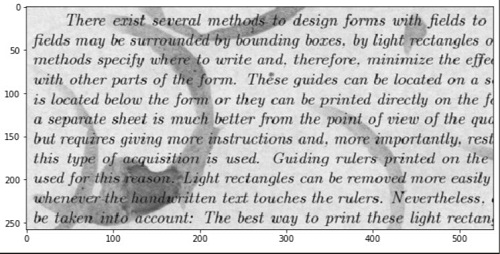
#> input picture 2.jpg, 500 x 254 px
$ python 5Morphology.py
#> lines starting #> are read from the running program, lines starting #| are printed output that depends on the picture
import cv2
import numpy as np

img = cv2.imread('2.jpg', 0)
#> img: shape (254, 500); min 5, max 255, mean 201

kernel = np.ones((3,3), np.uint8)

eroded  = cv2.erode(img, kernel, iterations=1)
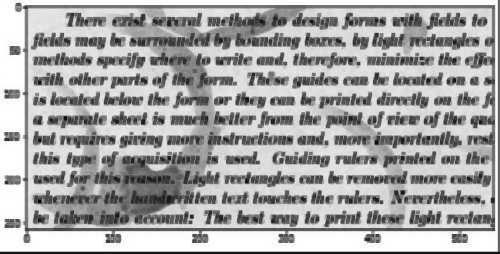
#> eroded: shape (254, 500); min 5, max 255, mean 168.8
dilated = cv2.dilate(img, kernel, iterations=1)
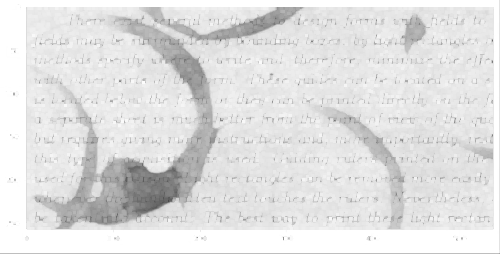
#> dilated: shape (254, 500); min 73, max 255, mean 224.8

opened = cv2.morphologyEx(img, cv2.MORPH_OPEN, kernel)
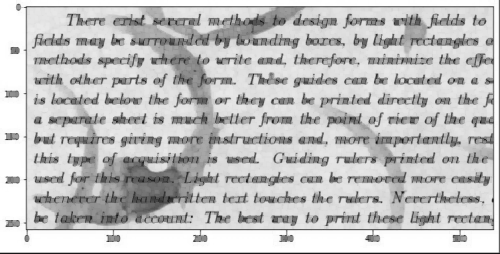
#> opened: shape (254, 500); min 5, max 255, mean 193.4
closed = cv2.morphologyEx(img, cv2.MORPH_CLOSE, kernel)
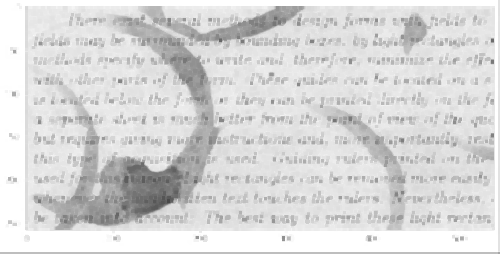
#> closed: shape (254, 500); min 73, max 255, mean 216.5

cv2.imwrite('eroded.png', eroded)
cv2.imwrite('dilated.png', dilated)
cv2.imwrite('opened.png', opened)
cv2.imwrite('closed.png', closed)

$ run again, with 1.jpg copied over 2.jpg
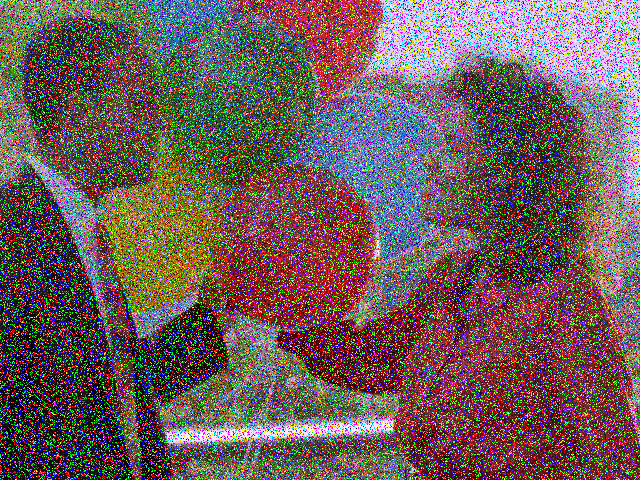
#> input picture 1.jpg, 640 x 480 px
#> `opened = cv2.morphologyEx(img, cv2.MORPH_OPEN, kernel)`:
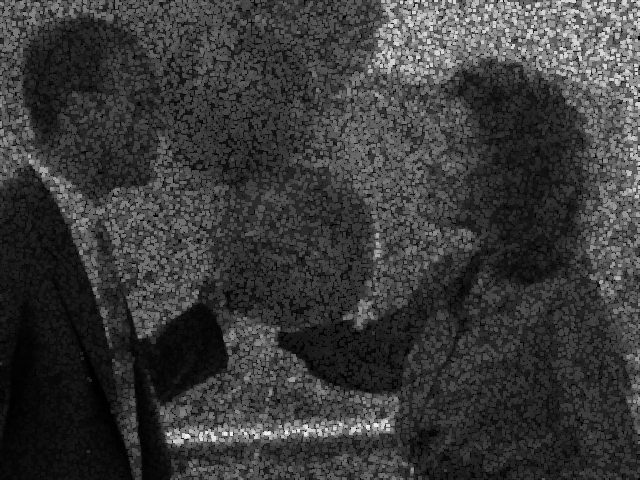
#> opened: shape (480, 640); min 0, max 239, mean 57.7
#> `closed = cv2.morphologyEx(img, cv2.MORPH_CLOSE, kernel)`:
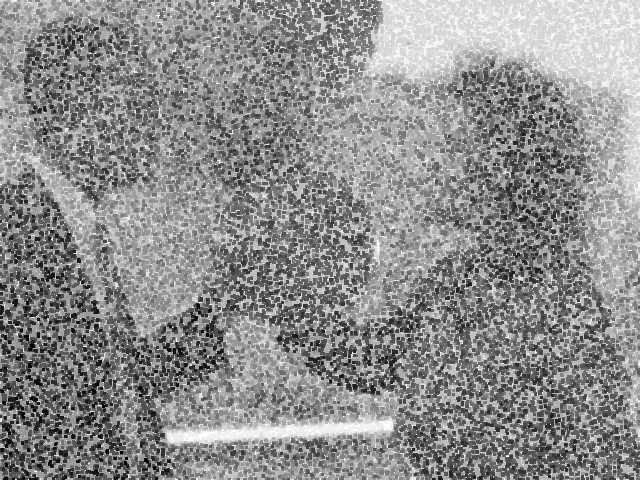
#> closed: shape (480, 640); min 1, max 255, mean 140.9

$ run again, with T.jpg copied over 2.jpg
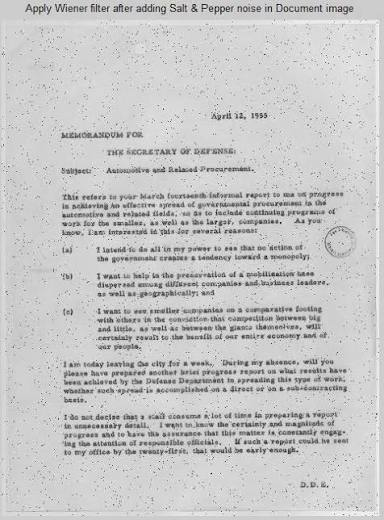
#> input picture T.jpg, 384 x 520 px
#> `eroded  = cv2.erode(img, kernel, iterations=1)`:
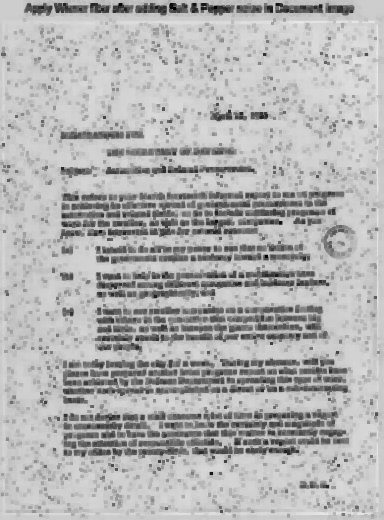
#> eroded: shape (520, 384); min 0, max 234, mean 177.7
#> `closed = cv2.morphologyEx(img, cv2.MORPH_CLOSE, kernel)`:
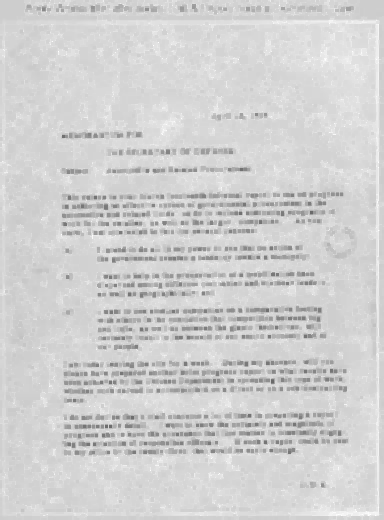
#> closed: shape (520, 384); min 106, max 255, mean 208.3
